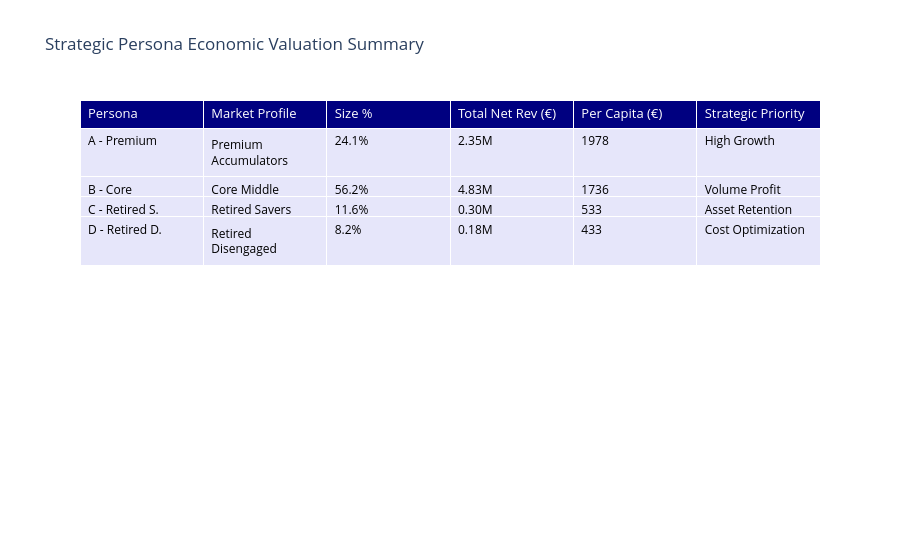

The notebook cell saved with this chart:
### Markdown cell above
#  Strategic Persona Summary
Final summarized values for the report.

### Code cell
# Final Summarized Economic Table
summary_data = {
    'Persona': ['A - Premium', 'B - Core', 'C - Retired S.', 'D - Retired D.'],
    'Market Profile': ['Premium Accumulators', 'Core Middle', 'Retired Savers', 'Retired Disengaged'],
    'Size %': ['24.1%', '56.2%', '11.6%', '8.2%'],
    'Total Net Rev (€)': ['2.35M', '4.83M', '0.30M', '0.18M'],
    'Per Capita (€)': [1978, 1736, 533, 433],
    'Strategic Priority': ['High Growth', 'Volume Profit', 'Asset Retention', 'Cost Optimization']
}

df_summary = pd.DataFrame(summary_data)

fig_table = go.Figure(data=[go.Table(
    header=dict(values=list(df_summary.columns),
                fill_color='navy',
                align='left', font=dict(color='white', size=13)),
    cells=dict(values=[df_summary[c] for c in df_summary.columns],
               fill_color='lavender',
               align='left', font=dict(color='black', size=12)))
])
fig_table.update_layout(title="Strategic Persona Economic Valuation Summary")
fig_table.show()

### Figure 1 — Plotly figure (JSON) as saved in the notebook; plotly's stock layout.template omitted (floating-point values rounded to 4 significant figures)
{"data": [{"cells": {"align": "left", "fill": {"color": "lavender"}, "font": {"color": "black", "size": 12}, "values": [["A - Premium", "B - Core", "C - Retired S.", "D - Retired D."], ["Premium Accumulators", "Core Middle", "Retired Savers", "Retired Disengaged"], ["24.1%", "56.2%", "11.6%", "8.2%"], ["2.35M", "4.83M", "0.30M", "0.18M"], [1978, 1736, 533, 433], ["High Growth", "Volume Profit", "Asset Retention", "Cost Optimization"]]}, "header": {"align": "left", "fill": {"color": "navy"}, "font": {"color": "white", "size": 13}, "values": ["Persona", "Market Profile", "Size %", "Total Net Rev (€)", "Per Capita (€)", "Strategic Priority"]}, "type": "table"}], "layout": {"title": {"text": "Strategic Persona Economic Valuation Summary"}}}
